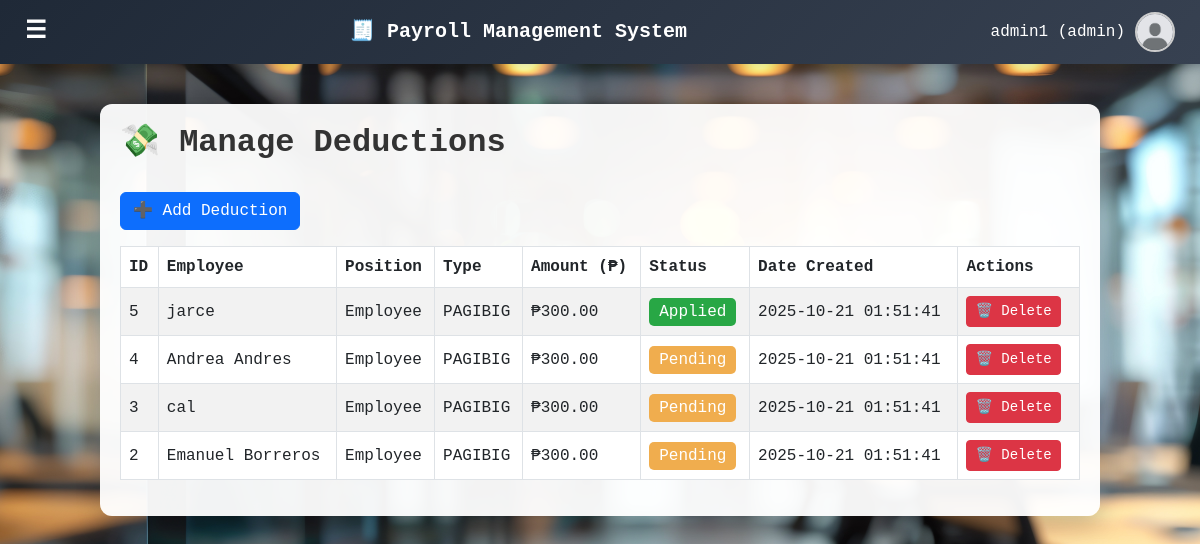
The app's page /payroll-main/deductions.php (signed in) with its own data.
### tables this page shows
CREATE TABLE `deductions` (
  `id` int(11) NOT NULL,
  `employee_id` varchar(20) NOT NULL,
  `type` varchar(100) NOT NULL,
  `amount` decimal(10,2) NOT NULL,
  `date_created` timestamp NOT NULL DEFAULT current_timestamp(),
  `created_at` timestamp NOT NULL DEFAULT current_timestamp(),
  `status` enum('Pending','Applied') DEFAULT 'Pending'
);

CREATE TABLE `users` (
  `id` int(4) NOT NULL,
  `full_name` varchar(100) DEFAULT NULL,
  `email` varchar(100) DEFAULT NULL,
  `role` enum('admin','employee') DEFAULT NULL,
  `password` varchar(255) DEFAULT NULL,
  `profile_pic` varchar(255) DEFAULT NULL,
  `position_id` int(11) DEFAULT NULL,
  `archived` tinyint(1) DEFAULT 0
);

CREATE TABLE `positions` (
  `id` int(11) NOT NULL,
  `title` varchar(100) NOT NULL,
  `rate_per_hour` decimal(10,2) NOT NULL
);

### payroll-main/deductions.php (the view, shortened to what this page needs)
<?php
require 'config.php';
$stmt = $pdo->query("
    SELECT
        d.id,
        u.full_name AS employee_name,
        p.title AS position_title,
        d.type,
        d.amount,
        d.status,
        d.created_at
    FROM deductions d
    LEFT JOIN users u ON d.employee_id = u.id
    LEFT JOIN positions p ON u.position_id = p.id
    ORDER BY d.id DESC
");
$deductions = $stmt->fetchAll(PDO::FETCH_ASSOC);
?>
<!DOCTYPE html>
<html lang="en">
<head>
<link href="https://cdn.jsdelivr.net/npm/bootstrap@5.3.0/dist/css/bootstrap.min.css" rel="stylesheet">
</head>
<body>
<?php include 'includes/header.php'; ?>
<div class="main-content">
    <h2>💸 Manage Deductions</h2>
    <div class="d-flex mb-3 gap-2">
        <button class="btn btn-primary" data-bs-toggle="modal" data-bs-target="#addDeductionModal">➕ Add Deduction</button>
    </div>
    <div class="table-responsive">
        <table class="table table-bordered table-striped align-middle">
            <thead>
                <tr>
                    <th>ID</th>
                    <th>Employee</th>
                    <th>Position</th>
                    <th>Type</th>
                    <th>Amount (₱)</th>
                    <th>Status</th>
                    <th>Date Created</th>
                    <th>Actions</th>
                </tr>
            </thead>
            <tbody>
            <?php if (count($deductions) > 0): ?>
                <?php foreach ($deductions as $row): ?>
                <tr>
                    <td><?= htmlspecialchars($row['id']) ?></td>
                    <td><?= htmlspecialchars($row['employee_name'] ?? 'N/A') ?></td>
                    <td><?= htmlspecialchars($row['position_title'] ?? 'N/A') ?></td>
                    <td><?= htmlspecialchars($row['type']) ?></td>
                    <td>₱<?= number_format($row['amount'], 2) ?></td>
                    <td>
                        <span class="status-badge status-<?= $row['status'] ?>"><?= $row['status'] ?></span>
                    </td>
                    <td><?= htmlspecialchars($row['created_at']) ?></td>
                    <td class="action-buttons">
                        <a href="delete_deduction.php?id=<?= $row['id'] ?>" class="btn btn-danger btn-sm" onclick="return confirm('Delete this deduction?');">🗑️ Delete</a>
                    </td>
                </tr>
                <?php endforeach; ?>
            <?php else: ?>
                <tr><td colspan="8" class="text-center">No deductions found.</td></tr>
            <?php endif; ?>
            </tbody>
        </table>
    </div>
</div>
</body>
</html>

### payroll-main/deductions.php (style rules this page uses)
body { background: url('uploads/bg.jpg') no-repeat center center fixed; background-size: cover; font-family: 'Courier New', monospace; }
.main-content { max-width: 1000px; margin: 40px auto; padding: 60px 30px; background-color: rgba(255, 255, 255, 0.95); border-radius: 12px; box-shadow: 0 10px 25px rgba(0,0,0,0.2); }
h2 { font-weight: 600; color: #333; margin-bottom: 30px; }
thead { background-color: #343a40; color: white; }
.action-buttons .btn { margin-right: 5px; }
.status-badge { padding: 5px 10px; border-radius: 5px; font-weight: 500; }
.status-Pending { background-color: #f0ad4e; color: white; }
.status-Applied { background-color: #28a745; color: white; }

### payroll-main/includes/header.php (style rules this page uses)
body { margin: 0; font-family: 'Courier', monospace; background-color: #f4f6f9; transition: margin-left 0.3s ease; }
.main-content { padding: 20px; transition: margin-left 0.3s ease; }

### records on screen
deductions: id "5", users.full_name "jarce", positions.title "Employee", type "PAGIBIG", amount "300.00", status "Applied", created_at "2025-10-21 01:51:41"
deductions: id "4", users.full_name "Andrea Andres", positions.title "Employee", type "PAGIBIG", amount "300.00", status "Pending", created_at "2025-10-21 01:51:41"
deductions: id "3", users.full_name "cal", positions.title "Employee", type "PAGIBIG", amount "300.00", status "Pending", created_at "2025-10-21 01:51:41"
deductions: id "2", users.full_name "Emanuel Borreros", positions.title "Employee", type "PAGIBIG", amount "300.00", status "Pending", created_at "2025-10-21 01:51:41"

### other values on screen
$full_name "admin1"
$role "admin"
